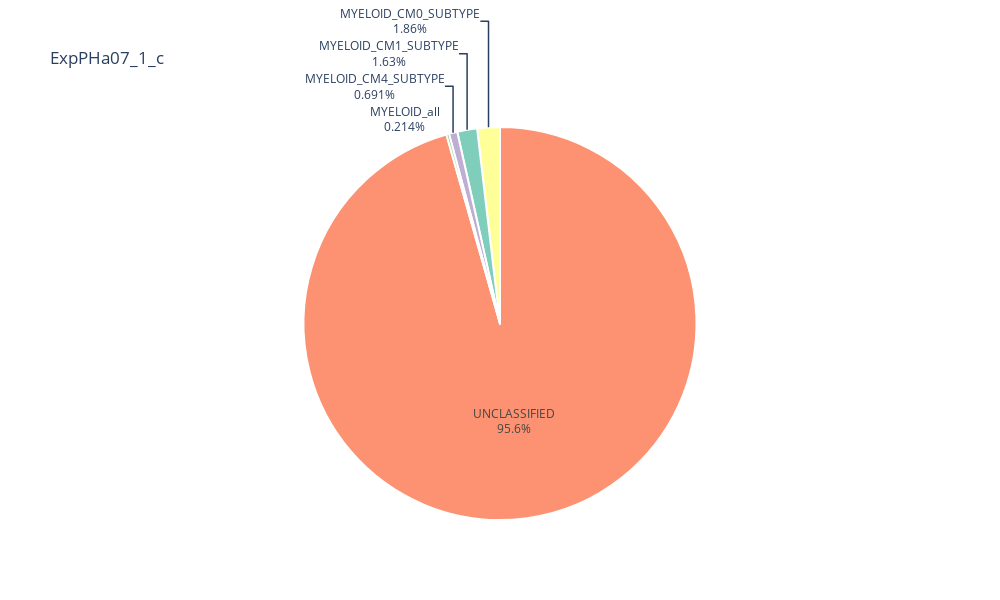

Notebook source saved alongside this figure:
### Code cell
d = data.loc[data['Image_Location'] == 'ExpPHa07_1_c']
d.groupby('Classification').size()

colors = ['#fc9272','#ffff99', '#7fcdbb', '#beaed4', '#7fc97f']
labels = d['Classification'].unique()
values = d['Classification'].value_counts(dropna=False)

fig = go.Pie(labels=labels, values=values, marker=dict(colors=colors, line=dict(color='#FFF', width=2)),
               domain={'x': [0.0, 1], 'y': [0.0, 1]}, showlegend=False, name='Count of Cell types', textinfo='label+percent')
    

layout = go.Layout(height = 600,
                   width = 1000,
                   autosize = False,
                   title = 'ExpPHa07_1_c')




fig = go.Figure(data = fig, layout = layout)
fig

### Figure 1 — Plotly figure (JSON) as saved in the notebook; plotly's stock layout.template omitted (floating-point values rounded to 4 significant figures)
{"data": [{"domain": {"x": [0, 1], "y": [0, 1]}, "labels": ["UNCLASSIFIED", "MYELOID_CM0_SUBTYPE", "MYELOID_CM1_SUBTYPE", "MYELOID_CM4_SUBTYPE", "MYELOID_all"], "marker": {"colors": ["#fc9272", "#ffff99", "#7fcdbb", "#beaed4", "#7fc97f"], "line": {"color": "#FFF", "width": 2}}, "name": "Count of Cell types", "showlegend": false, "textinfo": "label+percent", "type": "pie", "values": [75425, 1468, 1288, 545, 169]}], "layout": {"autosize": false, "height": 600, "title": {"text": "ExpPHa07_1_c"}, "width": 1000}}
